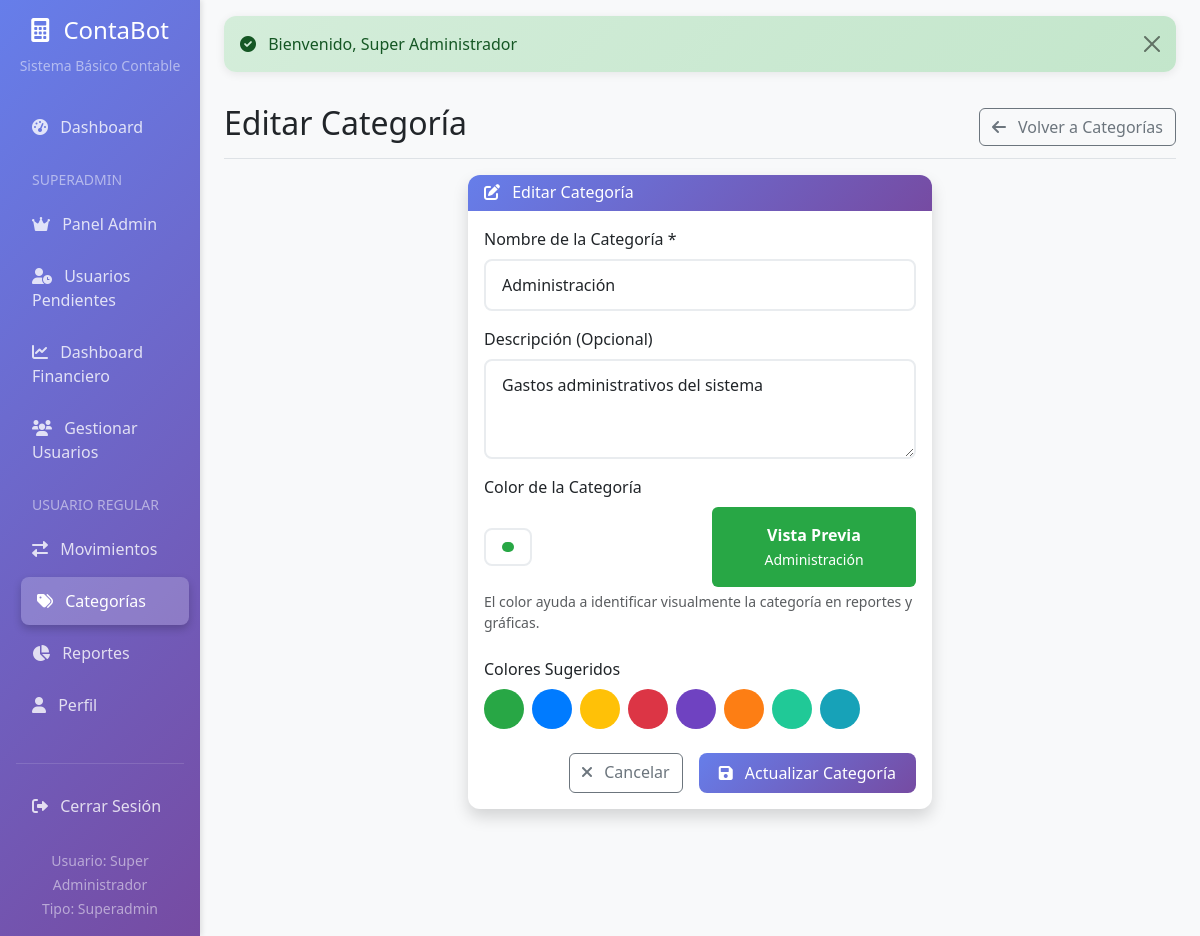
/categories/edit/1 (signed in), run on the app's committed database.
### tables this page shows
CREATE TABLE categories (
    id INT AUTO_INCREMENT PRIMARY KEY,
    user_id INT NOT NULL,
    name VARCHAR(255) NOT NULL,
    description TEXT,
    color VARCHAR(7) DEFAULT '#007bff',
    created_at DATETIME DEFAULT CURRENT_TIMESTAMP,
    FOREIGN KEY (user_id) REFERENCES users(id) ON DELETE CASCADE
);

### controllers/CategoryController.php (called while the page is built, shortened)
<?php
require_once 'BaseController.php';
class CategoryController extends BaseController {
    private $categoryModel;
    public function __construct() {
        $this->categoryModel = new Category($this->db);
    }
    public function edit($id = null) {
        $userId = $_SESSION['user_id'];
        $category = $this->categoryModel->getById($id, $userId);
        $data = [
            'title' => 'Editar Categoría - ContaBot',
            'category' => $category,
            'flash' => $this->getFlash()
        ];
        $this->viewWithLayout('categories/edit', $data);
    }
}
?>

### public/index.php (called while the page is built, shortened)
<?php
require_once '../config/config.php';
$url = '';
if (isset($_GET['url'])) {
    $url = $_GET['url'];
} else {
    $requestUri = $_SERVER['REQUEST_URI'] ?? '';
    $url = trim(parse_url($requestUri, PHP_URL_PATH), '/');
}
$url = rtrim($url, '/');
$url = filter_var($url, FILTER_SANITIZE_URL);
$urlParts = $url ? explode('/', $url) : ['dashboard'];
$action = isset($urlParts[1]) ? $urlParts[1] : 'index';
$params = array_slice($urlParts, 2);
$controller = new $controllerClass();
$method = $action;
try {
    call_user_func_array([$controller, $method], $params);
} catch (Exception $e) {
    http_response_code(500);
    echo "500 - Internal Server Error";
    if (ini_get('display_errors')) {
        echo "<br>Error: " . $e->getMessage();
    }
}
?>

### config/config.php (called while the page is built, shortened)
<?php
require_once ROOT_PATH . '/config/database.php';
function autoload($className) {
    $paths = [
        ROOT_PATH . '/models/' . $className . '.php',
        ROOT_PATH . '/controllers/' . $className . '.php'
    ];
    foreach ($paths as $path) {
        if (file_exists($path)) {
            return;
        }
    }
}
?>

### config/database.php (called while the page is built, shortened)
<?php
class Database {
    private $host = 'localhost';
    private $db_name = 'ejercito_contabot';
    private $username = 'ejercito_contabot';
    private $password = 'Danjohn007!';
    private $charset = 'utf8mb4';
    public function getConnection() {
        $this->conn = null;
        try {
            $dsn = "mysql:host=" . $this->host . ";dbname=" . $this->db_name . ";charset=" . $this->charset;
            $this->conn = new PDO($dsn, $this->username, $this->password);
            $this->conn->setAttribute(PDO::ATTR_ERRMODE, PDO::ERRMODE_EXCEPTION);
            $this->conn->setAttribute(PDO::ATTR_DEFAULT_FETCH_MODE, PDO::FETCH_ASSOC);
        } catch(PDOException $exception) {
            echo "Connection error: " . $exception->getMessage();
            return $this->getSQLiteConnection();
        }
        return $this->conn;
    }
    private function canConnectToMySQL() {
        try {
            return true;
        } catch(PDOException $e) {
            return false;
        }
    }
}
?>

### models/Category.php (called while the page is built, shortened)
<?php
class Category {
    private $conn;
    public function __construct($db) {
        $this->conn = $db;
    }
    public function getById($id, $userId = null) {
        $query = "SELECT * FROM categories WHERE id = ?";
        $params = [$id];
        if ($userId) {
            $query .= " AND user_id = ?";
            $params[] = $userId;
        }
        $stmt = $this->conn->prepare($query);
        $stmt->execute($params);
        return $stmt->fetch();
    }
}
?>

### views/categories/edit.php (the view, shortened to what this page needs)
<div class="d-flex justify-content-between flex-wrap flex-md-nowrap align-items-center pt-3 pb-2 mb-3 border-bottom">
    <h1 class="h2">Editar Categoría</h1>
    <div class="btn-toolbar mb-2 mb-md-0">
        <a href="<?php echo BASE_URL; ?>categories" class="btn btn-outline-secondary">
            <i class="fas fa-arrow-left me-2"></i>
            Volver a Categorías
        </a>
    </div>
</div>
<div class="row justify-content-center">
    <div class="col-lg-6">
        <div class="card shadow">
            <div class="card-header">
                <h6 class="m-0 font-weight-bold">
                    <i class="fas fa-edit me-2"></i>
                    Editar Categoría
                </h6>
            </div>
            <div class="card-body">
                <form method="POST" action="<?php echo BASE_URL; ?>categories/edit/<?php echo $category['id']; ?>" class="needs-validation" novalidate>
                    <div class="mb-3">
                        <label for="name" class="form-label">Nombre de la Categoría *</label>
                        <input type="text" class="form-control" id="name" name="name"
                               placeholder="Ej: Alimentación, Transporte, Servicios..." required maxlength="255"
                               value="<?php echo htmlspecialchars($category['name']); ?>">
                    </div>
                    <div class="mb-3">
                        <label for="description" class="form-label">Descripción (Opcional)</label>
                        <textarea class="form-control" id="description" name="description" rows="3"
                                  placeholder="Describe qué tipo de gastos o ingresos incluye esta categoría..."><?php echo htmlspecialchars($category['description'] ?? ''); ?></textarea>
                    </div>
                    <div class="mb-4">
                        <label for="color" class="form-label">Color de la Categoría</label>
                        <div class="row align-items-center">
                            <div class="col-md-6">
                                <input type="color" class="form-control form-control-color" id="color" name="color"
                                       value="<?php echo $category['color']; ?>" title="Elegir color">
                            </div>
                            <div class="col-md-6">
                                <div class="color-preview p-3 rounded text-center" id="colorPreview">
                                    <strong>Vista Previa</strong>
                                    <br><small><?php echo htmlspecialchars($category['name']); ?></small>
                                </div>
                            </div>
                        </div>
                        <div class="form-text">
                            El color ayuda a identificar visualmente la categoría en reportes y gráficas.
                        </div>
                    </div>
                    <div class="mb-4">
                        <label class="form-label">Colores Sugeridos</label>
                        <div class="d-flex flex-wrap gap-2">
                            <button type="button" class="btn color-preset" data-color="#28a745" style="background-color: #28a745; width: 40px; height: 40px; border-radius: 50%;"></button>
                            <button type="button" class="btn color-preset" data-color="#007bff" style="background-color: #007bff; width: 40px; height: 40px; border-radius: 50%;"></button>
                            <button type="button" class="btn color-preset" data-color="#ffc107" style="background-color: #ffc107; width: 40px; height: 40px; border-radius: 50%;"></button>
                            <button type="button" class="btn color-preset" data-color="#dc3545" style="background-color: #dc3545; width: 40px; height: 40px; border-radius: 50%;"></button>
                            <button type="button" class="btn color-preset" data-color="#6f42c1" style="background-color: #6f42c1; width: 40px; height: 40px; border-radius: 50%;"></button>
                            <button type="button" class="btn color-preset" data-color="#fd7e14" style="background-color: #fd7e14; width: 40px; height: 40px; border-radius: 50%;"></button>
                            <button type="button" class="btn color-preset" data-color="#20c997" style="background-color: #20c997; width: 40px; height: 40px; border-radius: 50%;"></button>
                            <button type="button" class="btn color-preset" data-color="#17a2b8" style="background-color: #17a2b8; width: 40px; height: 40px; border-radius: 50%;"></button>
                        </div>
                    </div>
                    <div class="d-grid gap-2 d-md-flex justify-content-md-end">
                        <a href="<?php echo BASE_URL; ?>categories" class="btn btn-outline-secondary me-md-2">
                            <i class="fas fa-times me-2"></i>
                            Cancelar
                        </a>
                        <button type="submit" class="btn btn-primary" data-loading>
                            <i class="fas fa-save me-2"></i>
                            Actualizar Categoría
                        </button>
                    </div>
                </form>
            </div>
        </div>
    </div>
</div>

### assets/css/app.css (style rules this page uses)
:root { --primary-gradient: linear-gradient(135deg, #667eea 0%, #764ba2 100%); --shadow-light: 0 2px 10px rgba(0,0,0,0.08); --shadow-medium: 0 5px 15px rgba(0,0,0,0.1); --border-radius: 12px; }
body { font-family: 'Segoe UI', Tahoma, Geneva, Verdana, sans-serif; background-color: #f8f9fa; }
.card { border: none; border-radius: var(--border-radius); box-shadow: var(--shadow-light); transition: all 0.3s ease; }
.card-header { background: var(--primary-gradient); color: white; border-radius: var(--border-radius) var(--border-radius) 0 0 !important; border: none; }
.btn-primary { background: var(--primary-gradient); border: none; border-radius: 8px; padding: 8px 20px; font-weight: 500; transition: all 0.3s ease; }
.form-control, .form-select { border-radius: 8px; border: 2px solid #e9ecef; padding: 12px 16px; transition: all 0.3s ease; }

### views/layout/main.php (style rules this page uses)
.card { border: none; border-radius: 12px; box-shadow: 0 2px 10px rgba(0,0,0,0.08); }
.card-header { background: linear-gradient(135deg, #667eea 0%, #764ba2 100%); color: white; border-radius: 12px 12px 0 0 !important; }

### data on the page
categories: name "Administración", description "Gastos administrativos del sistema", color "#28a745"

### other printed values
$_SESSION['user_name'] "Super Administrador"
$_SESSION['user_type'] "Superadmin"
$flash['success'] "Bienvenido, Super Administrador"
